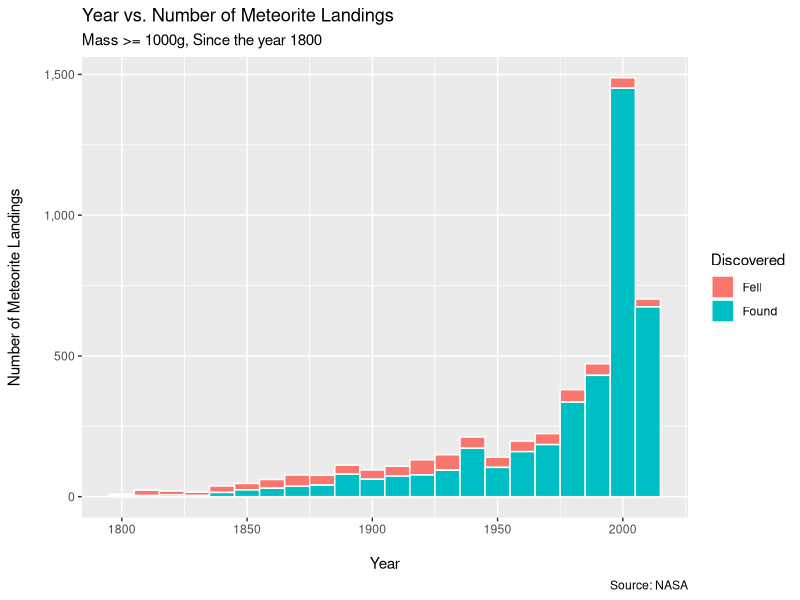
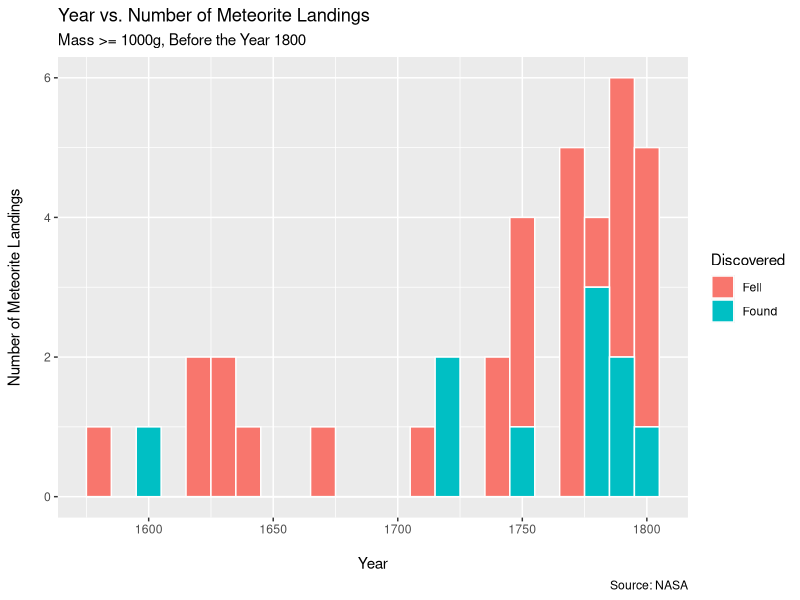

Source code (R) for these figures, in order:
## ---- chunk 1
library(tidyverse)
## ---- chunk 2
meteorite_landings <- read_csv("clean_data/meteorite_landings.csv")

head(meteorite_landings)
dim(meteorite_landings)
glimpse(meteorite_landings)

# meteorite_landings %>%
# distinct(name)
## ---- chunk 3
# 3.6. Writing function/program to create visualisations (Week 5)
meteorite_landings %>%
  filter(year >= 1800) %>%
  ggplot(aes(year, fill = fall)) +
  geom_histogram(binwidth = 10, col = "white") +
  scale_y_continuous(labels = scales::label_comma()) +
  labs(
    title = "Year vs. Number of Meteorite Landings",
    subtitle = "Mass >= 1000g, Since the year 1800",
    caption = "Source: NASA",
    x = "\nYear",
    y = "Number of Meteorite Landings\n",
    fill = "Discovered"
  )
## ---- chunk 4
# 3.6. Writing function/program to create visualisations (Week 5)
meteorite_landings %>%
  filter(year < 1800) %>%
  ggplot(aes(year, fill = fall)) +
  geom_histogram(binwidth = 10, col = "white") +
  scale_y_continuous(labels = scales::label_comma()) +
  labs(
    title = "Year vs. Number of Meteorite Landings",
    subtitle = "Mass >= 1000g, Before the Year 1800",
    caption = "Source: NASA",
    x = "\nYear",
    y = "Number of Meteorite Landings\n",
    fill = "Discovered"
  )
